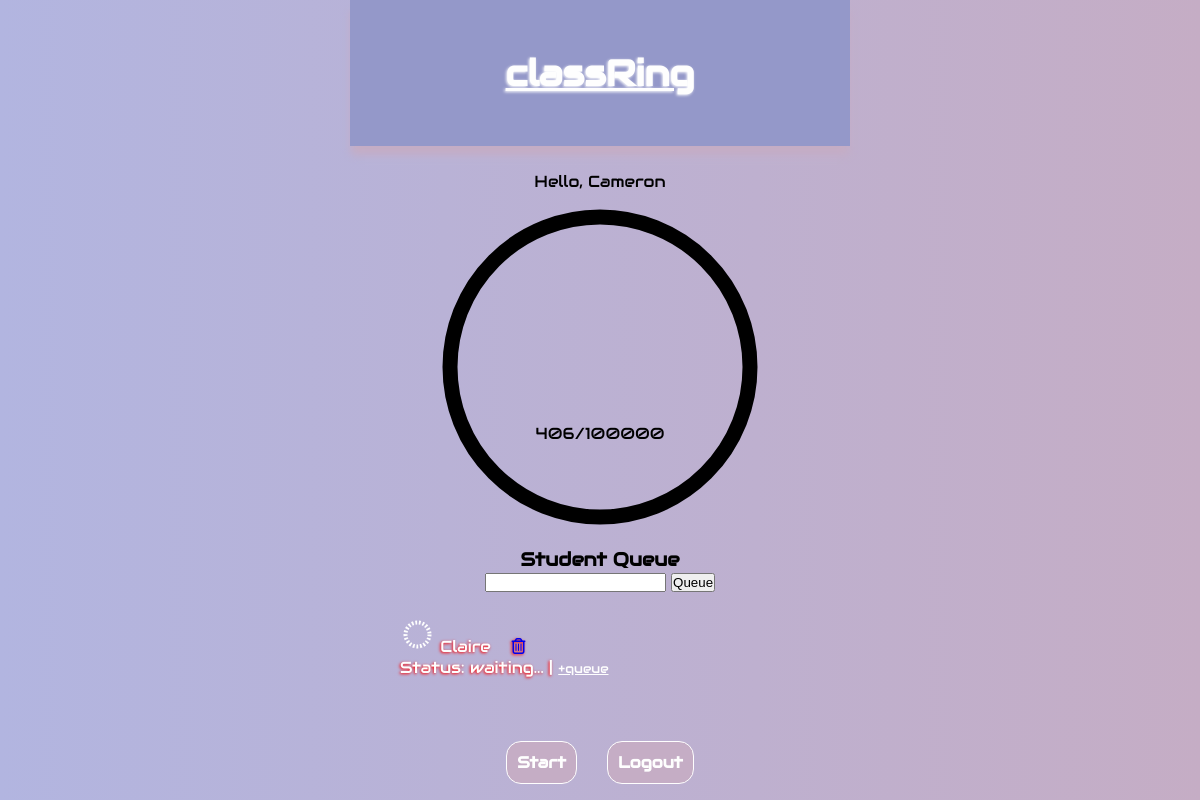
The app's page /dash (signed in) with its own data.
### classRing/models.py (models this page shows, shortened)
class Admin(db.Model, UserMixin):
    id = db.Column(db.Integer, primary_key=True, autoincrement=True)
    name = db.Column(db.String(50), nullable=False)
    password = db.Column(db.String(50), nullable=False)
    current_value = db.Column(db.Integer, default=0)
    target_value = db.Column(db.Integer, default=int(100000))
    students = db.relationship('Student', backref='admin', lazy=True)

class Student(db.Model):
    id = db.Column(db.Integer, primary_key=True, autoincrement=True)
    name = db.Column(db.String(50), nullable=False)
    is_active = db.Column(db.Boolean, default=False)
    admin_id = db.Column(db.Integer, db.ForeignKey('admin.id'), nullable=False)
    ring = db.relationship('Ring', backref='student', uselist=False, lazy=True)

### classRing/main.py (the view, shortened to what this page needs)
@mainBP.route('/dash', methods=('GET', 'POST'))
@login_required
def dash():
    form = StudentForm()
    students = Student.query.filter_by(admin_id=current_user.id).all()
    return render_template('dash.html', form=form, students=students)

### classRing/forms.py
class StudentForm(FlaskForm):
    name = StringField('Name', validators=[DataRequired()])
    submit = SubmitField('Queue')

### classRing/main.py (called while the page is built)
@login_manager.user_loader
def load_user(user_id):
    return Admin.query.get(user_id)

### classRing/templates/dash.html (shortened to what this page needs)
{% extends "base.html" %}  {% block content %}
<div class="greeting-block">
  <p>Hello, {{ current_user.name }}</p>
  <div id="masterRingSet">
    <svg id="masterRing" class="cir" width="350" height="350">
      <circle r="150" cx="50%" cy="50%" />
    </svg>
    <p id="masterPoints">
      {{ current_user.current_value }}/{{ current_user.target_value }}
    </p>
  </div>
  <h3>Student Queue</h3>
</div>
<form id="register-student-form" method="post">
  {{ form.csrf_token }} {{ form.name }} {{ form.submit }}
</form>
<ul id="student-queue">
  {% for student in students %} {% if student.is_active is sameas true %}
  <li class="go student active-student">
    <svg id="testvg" class="rotate" width="35" height="35">
      <circle r="12" cx="50%" cy="50%" />
    </svg>
    {{ student.name }} &nbsp;&nbsp;
    <a href="{{ url_for('main.delete', sid=student.id) }}"
      ><i class="fa-regular fa-trash-can"></i
    ></a>
    <p class="status">
      Status: active |
      <a
        class="stop text-small"
        href="{{ url_for('main.deactivate', sid=student.id) }}"
        >-queue</a
      >
    </p>
  </li>
  {% else %}
  <li class="stop student inactive-student">
    <svg id="testvg" width="35" height="35">
      <circle r="12" cx="50%" cy="50%" />
    </svg>
    {{ student.name }} &nbsp;&nbsp;
    <a href="{{ url_for('main.delete', sid=student.id) }}"
      ><i class="fa-regular fa-trash-can"></i
    ></a>
    <p class="status">
      Status: waiting... |
      <a
        class="go text-small"
        href="{{ url_for('main.activate', sid=student.id) }}"
        >+queue</a
      >
    </p>
    {% endif %}
  </li>
  <br />
  {% endfor %}
</ul>
<br /><br />
<div class="btn-block">
  <a class="btn" href="{{ url_for('main.platform') }}">Start</a>
  <br /><br />
  <a href="{{ url_for('main.logout') }}" class="btn">Logout</a>
</div>
{% endblock %}

### classRing/static/style.css (style rules this page uses)
:root, :root.light { --bgDark: #b2b5e0; --Dark: #9498c9; --bgLight: #c5adc5; --textDark: #c5adc5; --textLight: #c5adc5; --pure: #fefefe; --font: "Audiowide", sans-serif; }
* { box-sizing: border-box; margin: 0; padding: 0; }
body { margin: 0 auto; padding: 0; background-image: linear-gradient(90deg, var(--bgDark), var(--bgLight)); font-family: var(--font); min-width: 380px; max-width: 500px; }
.go { color: var(--pure); text-shadow: -1px 1px 3px limegreen; }
.stop { color: var(--pure); text-shadow: -1px 1px 3px red; }
.text-small { font-size: 0.8rem; text-shadow: none; color: var(--pure); }
.btn { color: var(--pure); font-weight: 800; border: 1px solid var(--pure); border-radius: 15px; background-color: var(--textDark); padding: 10px; text-decoration: none; }
.btn-block { display: flex; gap: 15px; justify-content: center; align-items: center; }
.greeting-block { text-align: center; position: relative; }
#masterRingSet { position: relative; }
svg#masterRing { stroke-width: 15; stroke: #000; fill: none; padding: 2%; position: relative; }
p#masterPoints { position: absolute; top: 65%; right: 0; left: 0; }
form#register-student-form { text-align: center; margin-bottom: 25px; }
ul#student-queue { text-align: center; width: 80%; margin: 0 auto; list-style: none; }
ul#student-queue li { text-align: start; width: 100%; }
svg.cir { stroke-width: 10; stroke: #000; fill: none; padding: 2%; position: absolute; top: 0; left: 0; }
svg#testvg { border-radius: 50%; padding: 0; }

### records on screen
Admin: name "Cameron", current_value "406", target_value "100000"
Student: name "Claire"
